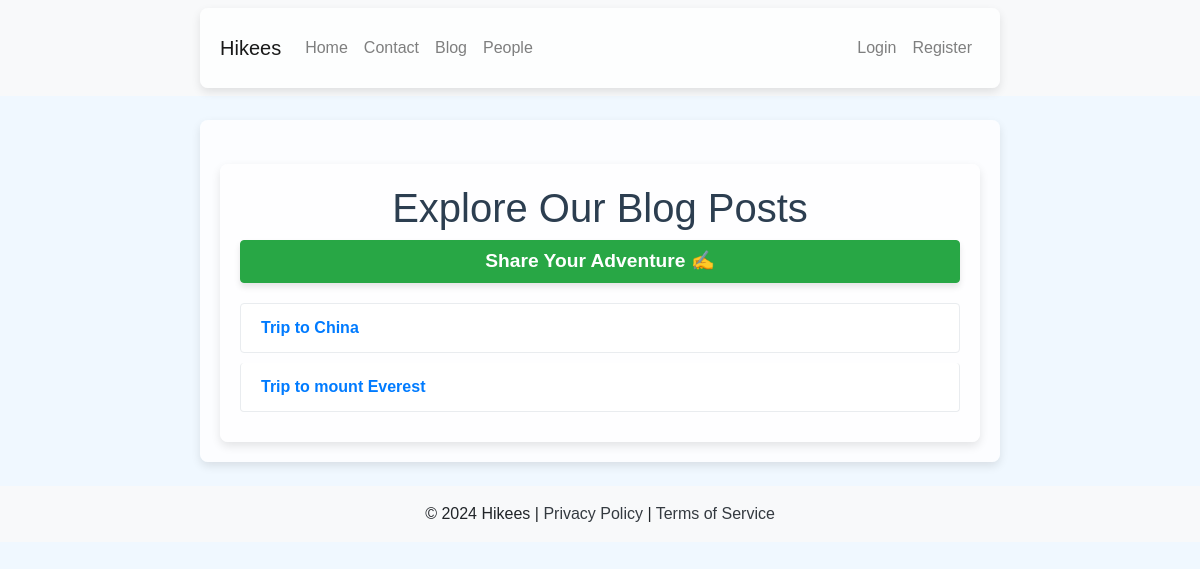
The app's page /blogs/, older data.
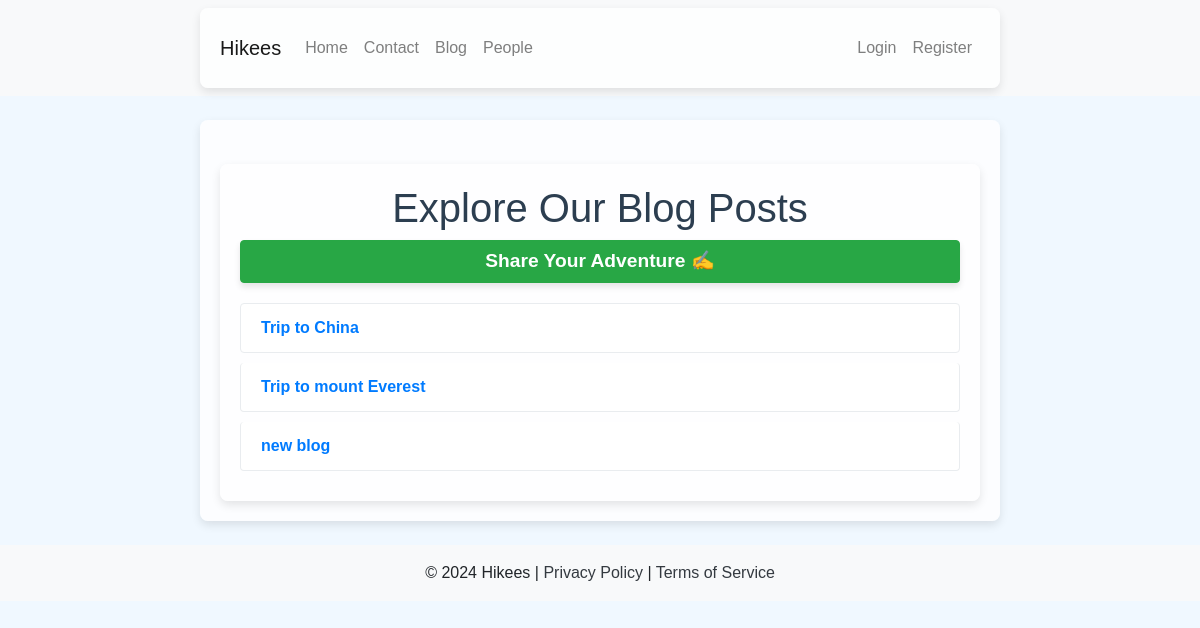
The same page, newer data.
### core/models.py (models this page shows, shortened)
class Blogs(models.Model):
    title = models.CharField(max_length=255)
    content = models.TextField()
    creator = models.ForeignKey(User, on_delete=models.CASCADE, null=True)
    created_at = models.DateTimeField(auto_now_add=True)

### core/views.py (the view)
# urls.py: path('blogs/', listblog.as_view(), name="blogs" ),
class listblog(ListView):
    template_name = "core/blog.html"
    model = Blogs
    context_object_name = 'blogs'

### core/templates/core/blog.html (shortened to what this page needs)
{% extends "core/base.html" %}
{% block content %}
    <div class="container mt-4">
        <h1>Explore Our Blog Posts</h1>
        <a href="{% url 'add_blogs' %}" class="btn btn-success">
            Share Your Adventure ✍️
        </a>
        <ul class="list-group">
            {% for b in blogs %}
                <li class="list-group-item">
                    <a href="#">{{ b.title }}</a>
                </li>
            {% endfor %}
        </ul>
    </div>
{% endblock %}

### core/templates/core/base.html (shortened to what this page needs)
<!DOCTYPE html>
<html lang="en">
<head>
    <link rel="stylesheet" href="https://stackpath.bootstrapcdn.com/bootstrap/4.5.2/css/bootstrap.min.css">
</head>
<body>
    <nav class="navbar navbar-expand-lg navbar-light bg-light">
        <div class="container">
            <a class="navbar-brand" href="#">Hikees</a>
            <div class="collapse navbar-collapse" id="navbarNav">
                <ul class="navbar-nav">
                    <li class="nav-item">
                        <a class="nav-link" href="{% url 'home'%}">Home</a>
                    </li>
                    <li class="nav-item">
                        <a class="nav-link" href="#">Contact</a>
                    </li>
                    <li class="nav-item">
                        <a class="nav-link" href="{% url 'blogs' %}">Blog</a>
                    </li>
                    <li class="nav-item">
                        <a class="nav-link" href="#">People</a>
                    </li>
                </ul>
                <ul class="navbar-nav ml-auto">
                    {% if user.is_authenticated %}
                        <li class="nav-item">
                            <a class="nav-link" href="{% url 'profile' %}">Welcome, {{ user.username }}!</a>
                        </li>
                        <li class="nav-item">
                            <a class="nav-link" href="{% url 'logout'%}">Logout</a>
                        </li>
                    {% else %}
                        <li class="nav-item">
                            <a class="nav-link" href="{% url 'login'%}">Login</a>
                        </li>
                        <li class="nav-item">
                            <a class="nav-link" href="{% url 'register'%}">Register</a>
                        </li>
                    {% endif %}
                </ul>
            </div>
        </div>
    </nav>
    <div class="container mt-4">
        {% block content %}{% endblock %}
    </div>
    <footer class="bg-light text-center text-lg-start mt-4">
        <div class="text-center p-3">
            © 2024 Hikees |
            <a class="text-dark" href="#">Privacy Policy</a> |
            <a class="text-dark" href="#">Terms of Service</a>
        </div>
    </footer>
</body>
</html>

### core/templates/core/blog.html (style rules this page uses)
body { background-color: #f0f8ff; font-family: Arial, sans-serif; }
.container { max-width: 800px; margin: auto; padding: 20px; background: rgba(255, 255, 255, 0.8); border-radius: 8px; box-shadow: 0 4px 10px rgba(0, 0, 0, 0.1); }
h1 { color: #2c3e50; text-align: center; }
.btn-success { display: block; width: 100%; margin-bottom: 20px; font-weight: bold; font-size: 1.2rem; background-color: #28a745; border-color: #28a745; box-shadow: 0 4px 6px rgba(0, 0, 0, 0.1); transition: background-color 0.3s; }
.list-group-item { background: rgba(255, 255, 255, 0.9); border: 1px solid #e9ecef; border-radius: 4px; margin-bottom: 10px; }
.list-group-item a { color: #007bff; text-decoration: none; font-weight: bold; }

Row changes from the older to the newer data that the page shows:
added Blogs: title "new blog"
